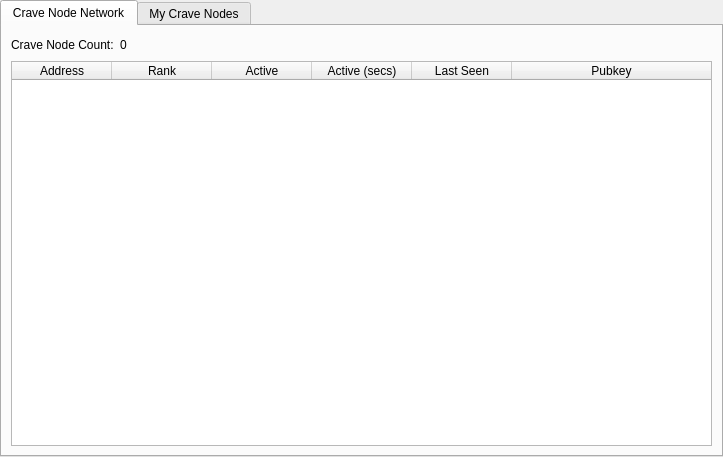
<?xml version="1.0" encoding="UTF-8"?>
<ui version="4.0">
 <class>MasternodeManager</class>
 <widget class="QWidget" name="MasternodeManager">
  <property name="geometry">
   <rect>
    <x>0</x>
    <y>0</y>
    <width>723</width>
    <height>457</height>
   </rect>
  </property>
  <property name="windowTitle">
   <string>Form</string>
  </property>
  <layout class="QVBoxLayout" name="topLayout">
   <property name="leftMargin">
    <number>0</number>
   </property>
   <property name="topMargin">
    <number>0</number>
   </property>
   <property name="rightMargin">
    <number>0</number>
   </property>
   <property name="bottomMargin">
    <number>0</number>
   </property>
   <item>
    <layout class="QVBoxLayout" name="verticalLayout">
     <property name="bottomMargin">
      <number>0</number>
     </property>
     <item>
      <widget class="QTabWidget" name="tabWidget">
       <property name="currentIndex">
        <number>0</number>
       </property>
       <widget class="QWidget" name="tab">
        <attribute name="title">
         <string>Crave Node Network</string>
        </attribute>
        <layout class="QGridLayout" name="gridLayout">
         <item row="0" column="0">
          <layout class="QHBoxLayout" name="horizontalLayout_3">
           <property name="bottomMargin">
            <number>0</number>
           </property>
           <item>
            <widget class="QLabel" name="label_2">
             <property name="text">
              <string>Crave Node Count:</string>
             </property>
            </widget>
           </item>
           <item>
            <widget class="QLabel" name="countLabel">
             <property name="text">
              <string>0</string>
             </property>
            </widget>
           </item>
           <item>
            <spacer name="horizontalSpacer_3">
             <property name="orientation">
              <enum>Qt::Horizontal</enum>
             </property>
             <property name="sizeHint" stdset="0">
              <size>
               <width>40</width>
               <height>20</height>
              </size>
             </property>
            </spacer>
           </item>
          </layout>
         </item>
         <item row="1" column="0">
          <widget class="QTableWidget" name="tableWidget">
           <property name="sizeAdjustPolicy">
            <enum>QAbstractScrollArea::AdjustIgnored</enum>
           </property>
           <property name="editTriggers">
            <set>QAbstractItemView::NoEditTriggers</set>
           </property>
           <property name="dragEnabled">
            <bool>true</bool>
           </property>
           <property name="alternatingRowColors">
            <bool>true</bool>
           </property>
           <property name="selectionBehavior">
            <enum>QAbstractItemView::SelectRows</enum>
           </property>
           <property name="sortingEnabled">
            <bool>true</bool>
           </property>
           <attribute name="horizontalHeaderVisible">
            <bool>true</bool>
           </attribute>
           <attribute name="horizontalHeaderCascadingSectionResizes">
            <bool>true</bool>
           </attribute>
           <attribute name="horizontalHeaderShowSortIndicator" stdset="0">
            <bool>true</bool>
           </attribute>
           <attribute name="horizontalHeaderStretchLastSection">
            <bool>true</bool>
           </attribute>
           <attribute name="verticalHeaderVisible">
            <bool>true</bool>
           </attribute>
           <attribute name="verticalHeaderCascadingSectionResizes">
            <bool>true</bool>
           </attribute>
           <attribute name="verticalHeaderShowSortIndicator" stdset="0">
            <bool>true</bool>
           </attribute>
           <attribute name="verticalHeaderStretchLastSection">
            <bool>true</bool>
           </attribute>
           <column>
            <property name="text">
             <string>Address</string>
            </property>
           </column>
           <column>
            <property name="text">
             <string>Rank</string>
            </property>
           </column>
           <column>
            <property name="text">
             <string>Active</string>
            </property>
           </column>
           <column>
            <property name="text">
             <string>Active (secs)</string>
            </property>
           </column>
           <column>
            <property name="text">
             <string>Last Seen</string>
            </property>
           </column>
           <column>
            <property name="text">
             <string>Pubkey</string>
            </property>
           </column>
          </widget>
         </item>
        </layout>
       </widget>
       <widget class="QWidget" name="tab_2">
        <attribute name="title">
         <string>My Crave Nodes</string>
        </attribute>
        <layout class="QGridLayout" name="gridLayout_2">
         <item row="0" column="0">
          <layout class="QVBoxLayout" name="verticalLayout_2">
           <property name="bottomMargin">
            <number>0</number>
           </property>
           <item>
            <layout class="QHBoxLayout" name="horizontalLayout">
             <item>
              <widget class="QPushButton" name="createButton">
               <property name="text">
                <string>&amp;Create...</string>
               </property>
              </widget>
             </item>
             <item>
              <widget class="QPushButton" name="copyAddressButton">
               <property name="text">
                <string>Copy &amp;Address</string>
               </property>
              </widget>
             </item>
             <item>
              <spacer name="horizontalSpacer">
               <property name="orientation">
                <enum>Qt::Horizontal</enum>
               </property>
               <property name="sizeHint" stdset="0">
                <size>
                 <width>40</width>
                 <height>20</height>
                </size>
               </property>
              </spacer>
             </item>
            </layout>
           </item>
           <item>
            <widget class="QTableWidget" name="tableWidget_2">
             <property name="enabled">
              <bool>true</bool>
             </property>
             <property name="sizePolicy">
              <sizepolicy hsizetype="Expanding" vsizetype="Expanding">
               <horstretch>0</horstretch>
               <verstretch>0</verstretch>
              </sizepolicy>
             </property>
             <property name="editTriggers">
              <set>QAbstractItemView::NoEditTriggers</set>
             </property>
             <property name="alternatingRowColors">
              <bool>true</bool>
             </property>
             <property name="selectionMode">
              <enum>QAbstractItemView::SingleSelection</enum>
             </property>
             <property name="selectionBehavior">
              <enum>QAbstractItemView::SelectRows</enum>
             </property>
             <attribute name="horizontalHeaderStretchLastSection">
              <bool>true</bool>
             </attribute>
             <column>
              <property name="text">
               <string>Alias</string>
              </property>
             </column>
             <column>
              <property name="text">
               <string>IP/Onion</string>
              </property>
             </column>
             <column>
              <property name="text">
               <string>Status</string>
              </property>
             </column>
             <column>
              <property name="text">
               <string>Collateral Address</string>
              </property>
             </column>
            </widget>
           </item>
           <item>
            <layout class="QHBoxLayout" name="horizontalLayout_2">
             <property name="bottomMargin">
              <number>0</number>
             </property>
             <item>
              <widget class="QPushButton" name="editButton">
               <property name="text">
                <string>&amp;Edit</string>
               </property>
              </widget>
             </item>
             <item>
              <widget class="QPushButton" name="getConfigButton">
               <property name="text">
                <string>&amp;Get Config</string>
               </property>
              </widget>
             </item>
             <item>
              <widget class="QPushButton" name="removeButton">
               <property name="text">
                <string>&amp;Remove</string>
               </property>
              </widget>
             </item>
             <item>
              <spacer name="horizontalSpacer_2">
               <property name="orientation">
                <enum>Qt::Horizontal</enum>
               </property>
               <property name="sizeHint" stdset="0">
                <size>
                 <width>40</width>
                 <height>20</height>
                </size>
               </property>
              </spacer>
             </item>
            </layout>
           </item>
           <item>
            <layout class="QHBoxLayout" name="horizontalLayout_4">
             <property name="bottomMargin">
              <number>0</number>
             </property>
             <item>
              <widget class="QPushButton" name="startButton">
               <property name="text">
                <string>&amp;Start</string>
               </property>
              </widget>
             </item>
             <item>
              <widget class="QPushButton" name="stopButton">
               <property name="text">
                <string>Sto&amp;p</string>
               </property>
              </widget>
             </item>
             <item>
              <spacer name="horizontalSpacer_4">
               <property name="orientation">
                <enum>Qt::Horizontal</enum>
               </property>
               <property name="sizeHint" stdset="0">
                <size>
                 <width>40</width>
                 <height>20</height>
                </size>
               </property>
              </spacer>
             </item>
            </layout>
           </item>
           <item>
            <layout class="QHBoxLayout" name="horizontalLayout_5">
             <property name="bottomMargin">
              <number>0</number>
             </property>
             <item>
              <widget class="QPushButton" name="startAllButton">
               <property name="text">
                <string>S&amp;tart All</string>
               </property>
              </widget>
             </item>
             <item>
              <widget class="QPushButton" name="stopAllButton">
               <property name="text">
                <string>St&amp;op All</string>
               </property>
              </widget>
             </item>
             <item>
              <spacer name="horizontalSpacer_5">
               <property name="orientation">
                <enum>Qt::Horizontal</enum>
               </property>
               <property name="sizeHint" stdset="0">
                <size>
                 <width>40</width>
                 <height>20</height>
                </size>
               </property>
              </spacer>
             </item>
            </layout>
           </item>
          </layout>
         </item>
        </layout>
       </widget>
      </widget>
     </item>
    </layout>
   </item>
  </layout>
 </widget>
 <resources/>
 <connections/>
</ui>
